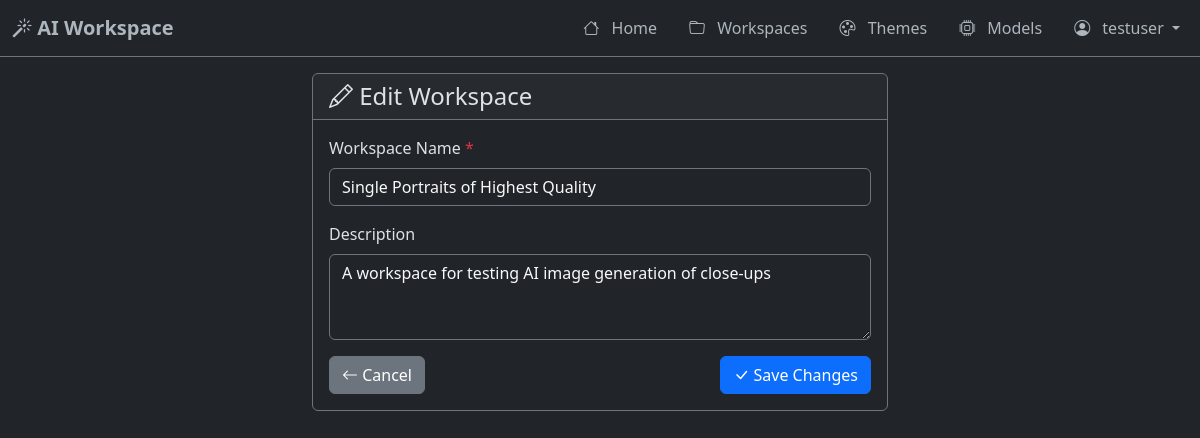
The page /workspaces/1/edit (signed in) on the database its author committed.
### models.py (models this page shows, shortened)
class User(UserMixin, db.Model):
    __tablename__ = 'users'
    id = db.Column(db.Integer, primary_key=True)
    username = db.Column(db.String(80), unique=True, nullable=False)
    email = db.Column(db.String(120), unique=True, nullable=False)
    password_hash = db.Column(db.String(255), nullable=False)
    created_at = db.Column(db.DateTime, default=datetime.utcnow)
    is_active = db.Column(db.Boolean, default=True)
    is_superuser = db.Column(db.Boolean, default=False)  # Superuser can manage models
    workspaces = db.relationship('Workspace', backref='owner', lazy=True, cascade='all, delete-orphan')

class Workspace(db.Model):
    __tablename__ = 'workspaces'
    id = db.Column(db.Integer, primary_key=True)
    name = db.Column(db.String(100), nullable=False)
    slug = db.Column(db.String(100), nullable=False, unique=True)  # URL-safe version of name
    description = db.Column(db.Text, nullable=True)
    user_id = db.Column(db.Integer, db.ForeignKey('users.id'), nullable=False)
    theme_id = db.Column(db.Integer, db.ForeignKey('themes.id'), nullable=True)
    created_at = db.Column(db.DateTime, default=datetime.utcnow)
    updated_at = db.Column(db.DateTime, default=datetime.utcnow, onupdate=datetime.utcnow)
    theme = db.relationship('Theme', backref='workspaces')
    styles = db.relationship('Style', backref='workspace', lazy=True, cascade='all, delete-orphan')
    chat_messages = db.relationship('ChatMessage', backref='workspace', lazy=True, cascade='all, delete-orphan')
    generated_images = db.relationship('GeneratedImage', backref='workspace', lazy=True, cascade='all, delete-orphan')

### app.py (the view, shortened to what this page needs)
@app.route('/workspaces/<int:workspace_id>/edit', methods=['GET', 'POST'])
@login_required
def edit_workspace(workspace_id):
    workspace = Workspace.query.get_or_404(workspace_id)
    if workspace.user_id != current_user.id:
        flash('Access denied', 'danger')
        return redirect(url_for('list_workspaces'))
    return render_template('workspaces/edit.html', workspace=workspace)

### app.py (called while the page is built)
@login_manager.user_loader
def load_user(user_id):
    return User.query.get(int(user_id))

@app.context_processor
def inject_now():
    return {'now': datetime.utcnow()}

### templates/workspaces/edit.html (shortened to what this page needs)
{% extends "base.html" %}
{% block content %}
<div class="container-fluid">
    <div class="row justify-content-center">
        <div class="col-md-8 col-lg-6">
            <div class="card bg-dark border-secondary">
                <div class="card-header border-secondary">
                    <h4 class="mb-0"><i class="bi bi-pencil"></i> Edit Workspace</h4>
                </div>
                <div class="card-body">
                    <form method="POST">
                        <div class="mb-3">
                            <label for="name" class="form-label">Workspace Name <span class="text-danger">*</span></label>
                            <input type="text" class="form-control bg-dark text-light border-secondary" id="name" name="name" value="{{ workspace.name }}" required autofocus>
                        </div>
                        <div class="mb-3">
                            <label for="description" class="form-label">Description</label>
                            <textarea class="form-control bg-dark text-light border-secondary" id="description" name="description" rows="3">{{ workspace.description }}</textarea>
                        </div>
                        <div class="d-flex justify-content-between">
                            <a href="{{ url_for('view_workspace', workspace_id=workspace.id) }}" class="btn btn-secondary">
                                <i class="bi bi-arrow-left"></i> Cancel
                            </a>
                            <button type="submit" class="btn btn-primary">
                                <i class="bi bi-check-lg"></i> Save Changes
                            </button>
                        </div>
                    </form>
                </div>
            </div>
        </div>
    </div>
</div>
{% endblock %}

### templates/base.html (shortened to what this page needs)
<!DOCTYPE html>
<html lang="en" data-bs-theme="dark">
<head>
    <link href="https://cdn.jsdelivr.net/npm/bootstrap@5.3.3/dist/css/bootstrap.min.css" rel="stylesheet">
    <link href="https://cdn.jsdelivr.net/npm/bootstrap-icons@1.11.3/font/bootstrap-icons.css" rel="stylesheet">
    <link rel="stylesheet" href="{{ url_for('static', filename='css/custom.css') }}">
</head>
<body class="bg-dark text-light">
    <nav class="navbar navbar-expand-lg navbar-dark bg-dark border-bottom border-secondary">
        <div class="container-fluid">
            <a class="navbar-brand" href="{{ url_for('index') }}">
                <i class="bi bi-magic"></i> AI Workspace
            </a>
            <div class="collapse navbar-collapse" id="navbarNav">
                <ul class="navbar-nav ms-auto">
                    <li class="nav-item">
                        <a class="nav-link" href="{{ url_for('index') }}">
                            <i class="bi bi-house"></i> Home
                        </a>
                    </li>
                    {% if current_user.is_authenticated %}
                    <li class="nav-item">
                        <a class="nav-link" href="{{ url_for('list_workspaces') }}">
                            <i class="bi bi-folder"></i> Workspaces
                        </a>
                    </li>
                    <li class="nav-item">
                        <a class="nav-link" href="{{ url_for('list_themes') }}">
                            <i class="bi bi-palette"></i> Themes
                        </a>
                    </li>
                    {% if current_user.is_superuser %}
                    <li class="nav-item">
                        <a class="nav-link" href="{{ url_for('list_models') }}">
                            <i class="bi bi-cpu"></i> Models
                        </a>
                    </li>
                    {% endif %}
                    <li class="nav-item dropdown">
                        <a class="nav-link dropdown-toggle" href="#" role="button" data-bs-toggle="dropdown">
                            <i class="bi bi-person-circle"></i> {{ current_user.username }}
                        </a>
                    </li>
                    {% endif %}
                </ul>
            </div>
        </div>
    </nav>
    <main class="main-content">
        {% block content %}{% endblock %}
    </main>
</body>
</html>

### static/css/custom.css (style rules this page uses)
.navbar { background: #1a1a1a; border-bottom: 1px solid #333; }
.navbar-brand { color: #adb5bd; font-weight: 600; }
.navbar-nav { gap: 1rem; }
.nav-item { margin-bottom: 0; }
.nav-link { color: #adb5bd; padding: 0.5rem 1rem; border-radius: 0.25rem; transition: all 0.2s; }
.nav-link i { margin-right: 0.5rem; }
.main-content { min-height: calc(100vh - 56px); padding: 0; }

### rows shown on the page
User: username "testuser"
Workspace: name "Single Portraits of Highest Quality", description "A workspace for testing AI image generation of close-ups"
